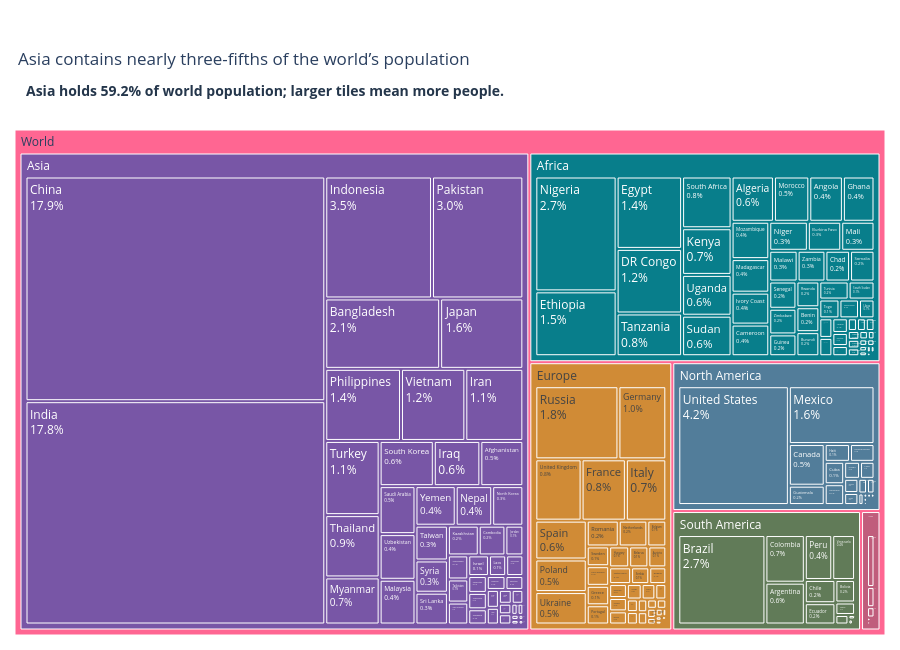

Notebook code for this chart:
### Markdown cell above
**Chart choice & justification:** A treemap represents additive population totals through rectangle area and shows the nested continent → country hierarchy in one chart. Muted continent colours, readable labels and detailed hover values emphasize relative magnitude without unnecessary decoration (Lecture 7).

**What the chart shows:** Asia has the largest share of the world's population in 2022, at roughly 59%, while Africa is next at about 18%. The treemap makes this easy to see because the size of each rectangle represents population. Grouping countries inside their continents also shows how the world total is divided at both levels. This is more useful for this question than a long list of countries.

### Code cell
# The key finding is shown through the title, labels and annotations.
# Q6 — Lecture 7: additive measure + nested hierarchy
pop = df.copy()
pop['Population_m'] = pop['2022 Population']/1e6
continent_colors = dict(zip(sorted(pop.Continent.unique()),['#087E8B','#7856A6','#D08B36','#527D9A','#C05D7C','#617B58'][:pop.Continent.nunique()]))
fig = px.treemap(pop, path=[px.Constant('World'),'Continent','Country'],
                 values='2022 Population',color='Continent',
                 color_discrete_map=continent_colors,template='plotly_white',
                 title='Asia contains nearly three-fifths of the world’s population')
fig.update_traces(maxdepth=3, textfont=dict(size=12), texttemplate='%{label}<br>%{percentRoot:.1%}',
                  hovertemplate='<b>%{label}</b><br>Population: %{value:,.0f}<br>World share: %{percentRoot:.2%}<extra></extra>',
                  marker=dict(line=dict(width=1,color='white')))
fig.update_layout(height=650,title_x=.02,margin=dict(l=15,r=15,t=85,b=15))



continent_totals=pop.groupby('Continent')['2022 Population'].sum().sort_values(ascending=False)
asia_share=continent_totals.loc['Asia']/continent_totals.sum()
fig.add_annotation(x=.01,y=1.10,xref='paper',yref='paper',showarrow=False,xanchor='left',
                   text=f'<b>Asia holds {asia_share:.1%} of world population; larger tiles mean more people.</b>',
                   font=dict(size=14,color='#24364B'))
fig.update_layout(margin=dict(l=15,r=15,t=130,b=15))
fig.show()

### Figure 1 — Plotly figure (JSON) as saved in the notebook; plotly's stock layout.template omitted (floating-point values rounded to 4 significant figures; data arrays with more than 128 entries replaced by an {"elided": "..."} marker saying what was removed)
{"data": [{"branchvalues": "total", "customdata": {"elided": "241x1 str values"}, "domain": {"x": [0, 1], "y": [0, 1]}, "hovertemplate": "<b>%{label}</b><br>Population: %{value:,.0f}<br>World share: %{percentRoot:.2%}<extra></extra>", "ids": {"elided": "241 str values"}, "labels": {"elided": "241 str values"}, "marker": {"colors": {"elided": "241 str values"}, "line": {"color": "white", "width": 1}}, "maxdepth": 3, "name": "", "parents": {"elided": "241 str values"}, "textfont": {"size": 12}, "texttemplate": "%{label}<br>%{percentRoot:.1%}", "type": "treemap", "values": {"elided": "241 int values"}}], "layout": {"annotations": [{"font": {"color": "#24364B", "size": 14}, "showarrow": false, "text": "<b>Asia holds 59.2% of world population; larger tiles mean more people.</b>", "x": 0.01, "xanchor": "left", "xref": "paper", "y": 1.1, "yref": "paper"}], "height": 650, "legend": {"tracegroupgap": 0}, "margin": {"b": 15, "l": 15, "r": 15, "t": 130}, "title": {"text": "Asia contains nearly three-fifths of the world’s population", "x": 0.02}}}
